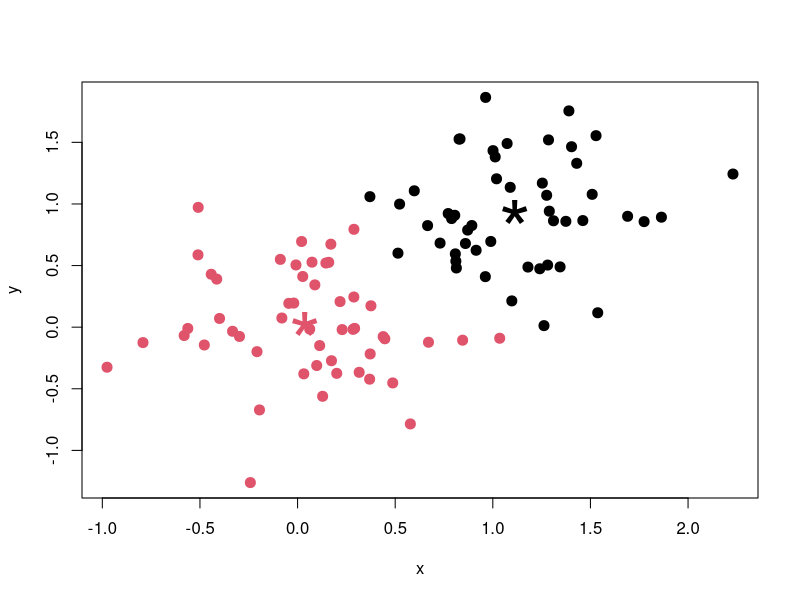

Generate this figure with R:
## ---- chunk 1
x <- rbind(matrix(rnorm(100, sd = 0.4), ncol = 2),
           matrix(rnorm(100, mean = 1, sd = 0.4), ncol = 2))
colnames(x) <- c("x", "y")
(cl <- kmeans(x, 2))
plot(x, col = cl$cluster, pch=20, cex=2)
points(cl$centers, col = 1:2, pch="*", cex=5)
